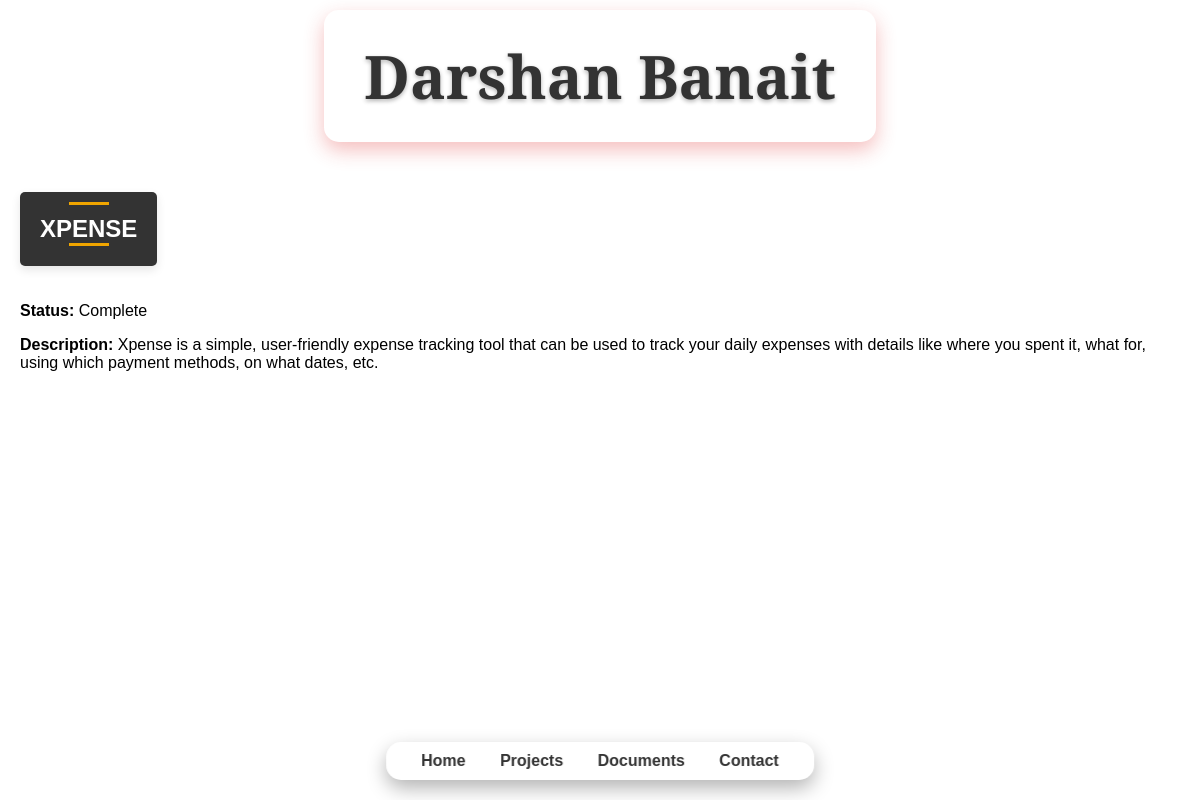
/projects/1/, run on the app's committed database.
### myportfolio/models.py (models this page shows, shortened)
class Project(models.Model):
    name = models.CharField(max_length=200)
    status = models.CharField(max_length=100)
    gist = models.TextField(max_length=100)
    details = models.TextField()

### myportfolio/views.py (the view)
# urls.py: path('projects/<int:project_id>/', views.project_detail, name='project_detail'),
def project_detail(request, project_id):
    project = get_object_or_404(Project, id=project_id)
    return render(request, 'project_detail.html', {'project': project})
    project = get_object_or_404(projects, id=project_id)
    return render(request, 'project_detail.html', {'project': project})

### myportfolio/templates/project_detail.html (shortened to what this page needs)
{% extends 'base.html' %}
{% block content %}
<div class="project-detail">
    <h2>{{ project.name }}</h2>
    <p><strong>Status:</strong> {{ project.status }}</p>
    <p><strong>Description:</strong> {{ project.details }}</p>
</div>
{% endblock %}

### static/css/styles.css (style rules this page uses)
body { font-family: Arial, sans-serif; margin: 0; padding: 0; display: flex; flex-direction: column; min-height: 100vh; }
h2 { display: inline-block; background-color: #333; color: #fff; padding: 10px 20px; border-radius: 5px; box-shadow: 0 4px 10px rgba(0, 0, 0, 0.1); margin-bottom: 20px; font-family: 'Arial', sans-serif; font-size: 24px; text-transform: uppercase; }
h2:before, h2:after { content: ""; display: block; width: 40px; height: 3px; background-color: #f0a500; margin: 0 auto 10px; }

### data on the page
Project: name "XPENSE", status "Complete", details "Xpense is a simple, user-friendly expense tracking tool that can be used to track your daily expenses with details like where you spent it, what for, using which payment methods, on what dates, etc."
